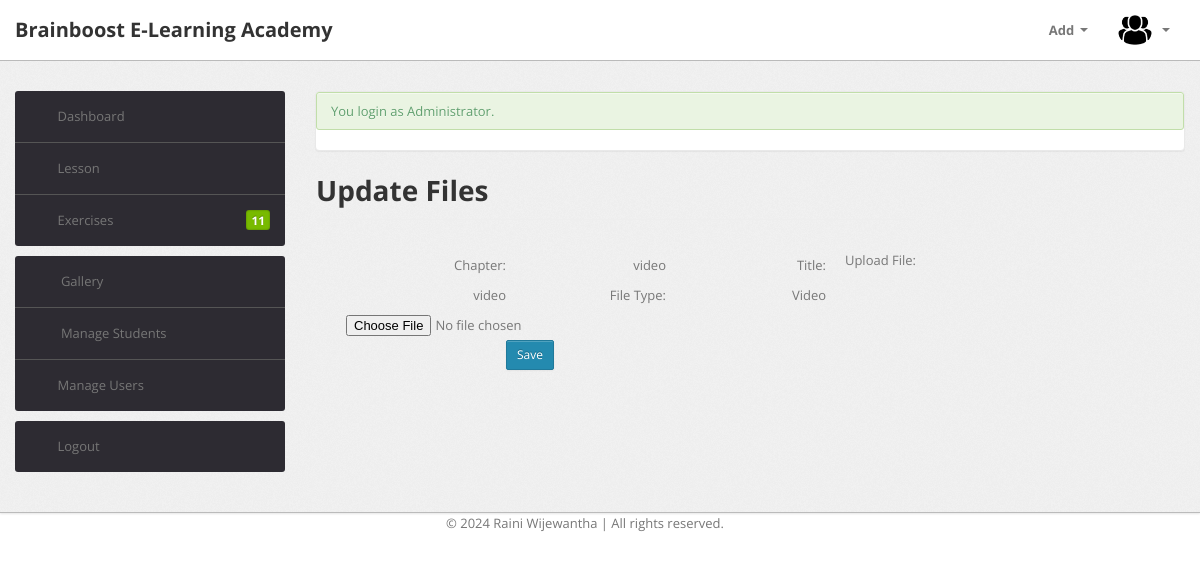
The app's page /admin/modules/lesson/index.php?view=uploadfile&id=6 (signed in) with its own data.
### tables this page shows
CREATE TABLE `tbllesson` (
  `LessonID` int(11) NOT NULL,
  `LessonChapter` varchar(90) NOT NULL,
  `LessonTitle` varchar(90) NOT NULL,
  `FileLocation` text NOT NULL,
  `Category` varchar(90) NOT NULL
);

### admin/modules/lesson/index.php (called while the page is built, shortened)
<?php
require_once("../../themes/templates.php");
?>

### include/database.php (called while the page is built, shortened)
<?php
class Database {
    var $sql_string = '';
    private $conn;
    public function open_connection() {
        $this->conn = mysqli_connect(server, user, pass);
        if(!$this->conn){
            echo "Problem in database connection! Contact administrator!";
            exit();
        } else {
            $db_select = mysqli_select_db($this->conn, database_name);
        }
    }
    function setQuery($sql='') {
        $this->sql_string = $sql;
    }
    function executeQuery() {
        $result = mysqli_query($this->conn, $this->sql_string);
        return $result;
    }
    private function confirm_query($result) {
        return $result;
    }
    function loadSingleResult() {
        $cur = $this->executeQuery();
        while ($row = mysqli_fetch_object($cur)) {
            return $row;
        }
    }
}
$mydb = new Database();
?>

### include/lessons.php (called while the page is built, shortened)
<?php
require_once(LIB_PATH.DS.'database.php');
 class Lesson {
	protected static  $tblname = "tbllesson";
	function single_lesson($id=0){
			global $mydb;
			$mydb->setQuery("SELECT * FROM ".self::$tblname."
				Where LessonID= '{$id}' LIMIT 1");
			$cur = $mydb->loadSingleResult();
			return $cur;
	}
}
?>

### admin/modules/lesson/uploadfiles.php (the view, shortened to what this page needs)
<?php
  @$id = $_GET['id'];
  $lesson = New Lesson();
  $res = $lesson->single_lesson($id);
?>
 <form class="form-horizontal span6" action="controller.php?action=updatefiles" method="POST" enctype="multipart/form-data">
           <div class="row">
         <div class="col-lg-12">
            <h1 class="page-header">Update Files</h1>
          </div>
       </div>
        <div class="form-group">
                    <div class="col-md-11">
                      <label class="col-md-2 control-label" for=
                      "LessonChapter">Chapter:</label>
                      <div class="col-md-10">
                        <label class="control-label"><?php echo $res->LessonChapter; ?></label>
                      </div>
                    </div>
                  </div>
                   <div class="form-group">
                    <div class="col-md-11">
                      <label class="col-md-2 control-label" for=
                      "LessonTitle">Title:</label>
                      <div class="col-md-10">
                        <label class="control-label"><?php echo $res->LessonTitle; ?></label>
                      </div>
                    </div>
                  </div>
                  <div class="form-group">
                    <div class="col-md-11">
                      <label class="col-md-2 control-label" for=
                      "Category">File Type:</label>
                      <div class="col-md-10">
                         <label class="control-label"><?php echo $res->Category ?></label>
                      </div>
                    </div>
                  </div>
             <div class="form-group">
              <div class="col-md-11">
                <label class="col-md-2" align = "right"for=
                "file">Upload File:</label>
                <div class="col-md-10">
                <input type="file" name="file" value="<?php echo $res->FileLocation; ?>" />
                </div>
              </div>
            </div>
             <div class="form-group">
                    <div class="col-md-11">
                      <label class="col-md-2 control-label" for=
                      "idno"></label>
                      <div class="col-md-10">
                       <button class="btn btn-primary btn-sm" name="save" type="submit" ><span class="fa fa-save fw-fa"></span>  Save</button>
                         </div>
                    </div>
                  </div>
        </form>

### e_admin/css/theme.css (style rules this page uses)
body { font-size: 13px; font-family: 'Open Sans', Arial, sans-serif; background: #fff; color: #777 }
h1, h2, h3, h4, h5, h6 { color: #333; margin-top: 0 }
h1 { font-size: 28px }
form { margin: 0 }
select, textarea, input[type="text"], input[type="password"], input[type="datetime"], input[type="datetime-local"], input[type="date"], input[type="month"], input[type="time"], input[type="week"], input[type="number"], input[type="email"], input[type="url"], input[type="search"], input[type="tel"], input[type="color"], .uneditable-input, label, input, button, select, textarea { -webkit-border-radius: 3px; -moz-border-radius: 3px; border-radius: 3px; font-size: 13px; font-family: 'Open Sans', Tahoma, Arial, sans-serif }
.btn, .btn-box { -webkit-border-radius: 3px; -moz-border-radius: 3px; border-radius: 3px }
.btn { font-size: 13px; font-weight: 600 }
.btn { display: inline-block; margin-bottom: 0; font-weight: 400; text-align: center; vertical-align: middle; cursor: pointer; background-image: none; border: 1px solid transparent; white-space: nowrap; padding: 4px 10px; font-size: 13px; line-height: 1.42857; border-radius: 4px; -webkit-user-select: none; -moz-user-select: none; -ms-user-select: none; user-select: none }
.btn-primary { color: #fff; background-color: #248aaf; border-color: #20799a }
.btn-group-sm>.btn, .btn-sm { padding: 5px 10px; font-size: 12px; line-height: 1.5; border-radius: 2px }

### records on screen
tbllesson: LessonChapter "video", LessonTitle "video", Category "Video"

### other values on screen
$message "You login as Administrator."
